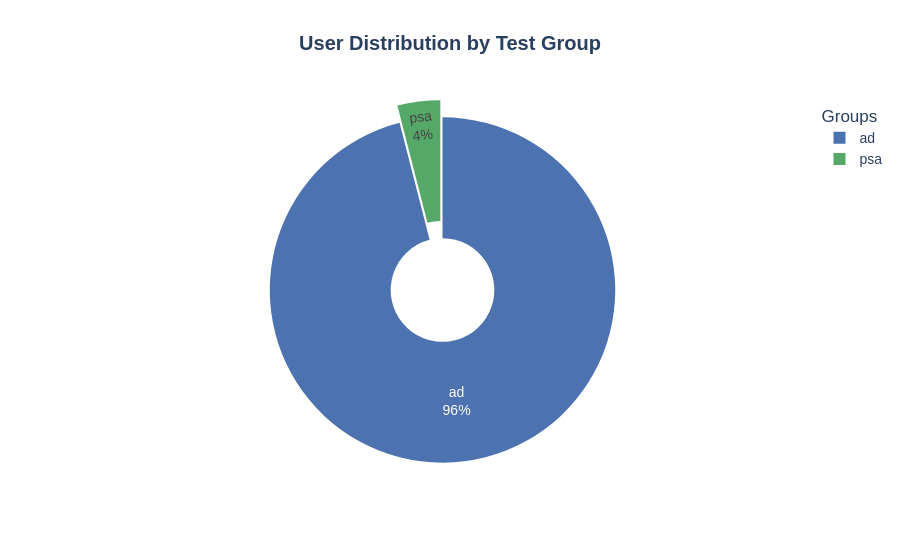

The notebook cell saved with this chart:
### Code cell
group_counts = df['test group'].value_counts().reset_index()
group_counts.columns = ['Group', 'Count']
# رسم نمودار دایرهای تعاملی
fig = px.pie(
    group_counts,
    names='Group',
    values='Count',
    title='<b>User Distribution by Test Group</b>',
    color='Group', # رنگبندی بر اساس نام گروه
    color_discrete_map={ # تعیین رنگ دلخواه برای هر گروه
        'ad': '#4C72B0',
        'psa': '#55A868'
    },
    hole=0.3 # ایجاد یک نمودار دونات برای زیبایی بیشتر (اختیاری)
)

# سفارشیسازی جزئیات
fig.update_traces(
    textposition='inside',
    textinfo='percent+label', # نمایش درصد و نام گروه
    pull=[0, 0.1] # جدا کردن قطعه دوم برای تاکید
)
fig.update_layout(
    title_x=0.5, # وسطچین کردن عنوان
    legend_title_text='Groups',
    font=dict(family="Arial, sans-serif", size=14)
)

fig.show()

### Figure 1 — Plotly figure (JSON) as saved in the notebook; plotly's stock layout.template omitted (floating-point values rounded to 4 significant figures)
{"data": [{"customdata": [["ad"], ["psa"]], "domain": {"x": [0, 1], "y": [0, 1]}, "hole": 0.3, "hovertemplate": "Group=%{customdata[0]}<br>Count=%{value}<extra></extra>", "labels": ["ad", "psa"], "legendgroup": "", "marker": {"colors": ["#4C72B0", "#55A868"]}, "name": "", "pull": [0, 0.1], "showlegend": true, "textinfo": "percent+label", "textposition": "inside", "type": "pie", "values": [564577, 23524]}], "layout": {"font": {"family": "Arial, sans-serif", "size": 14}, "legend": {"title": {"text": "Groups"}, "tracegroupgap": 0}, "title": {"text": "<b>User Distribution by Test Group</b>", "x": 0.5}}}
